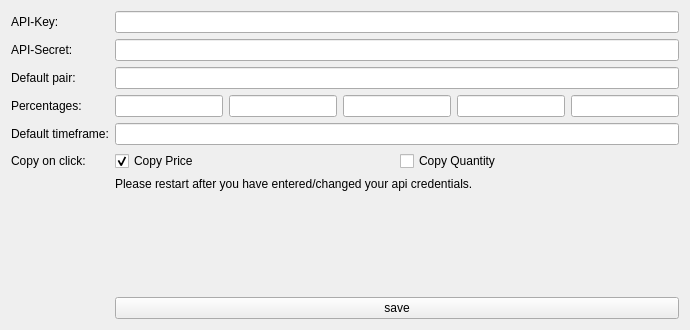
          <widget class="QWidget" name="tab_3">
           <attribute name="title">
            <string>Config</string>
           </attribute>
           <layout class="QGridLayout" name="gridLayout_8">
            <item row="0" column="4">
             <widget class="QLineEdit" name="api_key"/>
            </item>
            <item row="1" column="4">
             <widget class="QLineEdit" name="api_secret"/>
            </item>
            <item row="1" column="0">
             <widget class="QLabel" name="label_14">
              <property name="text">
               <string>API-Secret:</string>
              </property>
             </widget>
            </item>
            <item row="3" column="0">
             <widget class="QLabel" name="label_32">
              <property name="text">
               <string>Percentages:</string>
              </property>
             </widget>
            </item>
            <item row="3" column="4">
             <layout class="QHBoxLayout" name="horizontalLayout_22">
              <property name="topMargin">
               <number>0</number>
              </property>
              <item>
               <widget class="QLineEdit" name="percent_1">
                <property name="text">
                 <string/>
                </property>
               </widget>
              </item>
              <item>
               <widget class="QLineEdit" name="percent_2">
                <property name="text">
                 <string/>
                </property>
                <property name="alignment">
                 <set>Qt::AlignLeading|Qt::AlignLeft|Qt::AlignVCenter</set>
                </property>
               </widget>
              </item>
              <item>
               <widget class="QLineEdit" name="percent_3">
                <property name="text">
                 <string/>
                </property>
               </widget>
              </item>
              <item>
               <widget class="QLineEdit" name="percent_4">
                <property name="text">
                 <string/>
                </property>
               </widget>
              </item>
              <item>
               <widget class="QLineEdit" name="percent_5">
                <property name="text">
                 <string/>
                </property>
               </widget>
              </item>
             </layout>
            </item>
            <item row="2" column="0">
             <widget class="QLabel" name="label_15">
              <property name="text">
               <string>Default pair:</string>
              </property>
             </widget>
            </item>
            <item row="0" column="0">
             <widget class="QLabel" name="label_6">
              <property name="text">
               <string>API-Key:</string>
              </property>
             </widget>
            </item>
            <item row="7" column="4">
             <widget class="QLabel" name="restart_warning">
              <property name="enabled">
               <bool>true</bool>
              </property>
              <property name="text">
               <string>Please restart after you have entered/changed your api credentials.</string>
              </property>
             </widget>
            </item>
            <item row="4" column="0">
             <widget class="QLabel" name="label_2">
              <property name="text">
               <string>Default timeframe:</string>
              </property>
             </widget>
            </item>
            <item row="5" column="0">
             <widget class="QLabel" name="label_4">
              <property name="text">
               <string>Copy on click:</string>
              </property>
             </widget>
            </item>
            <item row="5" column="4">
             <layout class="QHBoxLayout" name="horizontalLayout_24">
              <item>
               <widget class="QCheckBox" name="copy_price_box">
                <property name="text">
                 <string>Copy Price</string>
                </property>
                <property name="checked">
                 <bool>true</bool>
                </property>
               </widget>
              </item>
              <item>
               <widget class="QCheckBox" name="copy_qty_box">
                <property name="text">
                 <string>Copy Quantity</string>
                </property>
               </widget>
              </item>
             </layout>
            </item>
            <item row="4" column="4">
             <widget class="QLineEdit" name="default_timeframe">
              <property name="text">
               <string/>
              </property>
             </widget>
            </item>
            <item row="8" column="4">
             <spacer name="verticalSpacer">
              <property name="orientation">
               <enum>Qt::Vertical</enum>
              </property>
              <property name="sizeType">
               <enum>QSizePolicy::Fixed</enum>
              </property>
              <property name="sizeHint" stdset="0">
               <size>
                <width>20</width>
                <height>100</height>
               </size>
              </property>
             </spacer>
            </item>
            <item row="2" column="4">
             <widget class="QLineEdit" name="default_pair">
              <property name="text">
               <string/>
              </property>
             </widget>
            </item>
            <item row="12" column="4">
             <widget class="QPushButton" name="save_config">
              <property name="text">
               <string>save</string>
              </property>
             </widget>
            </item>
           </layout>
          </widget>
